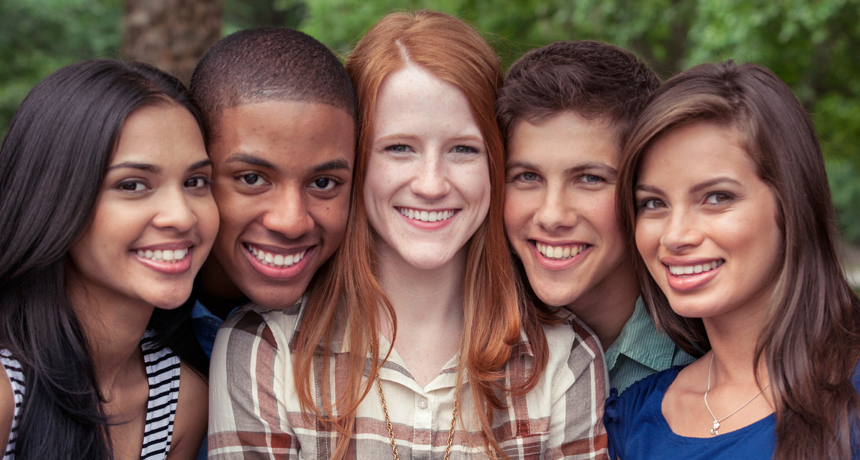
#> input picture faces.jpg, 860 x 460 px
$ python read09.py
#> lines starting #> are read from the running program, lines starting #| are printed output that depends on the picture; after the words box and inside, x2 and y2 are one past the last pixel; in counts of white or black regions, pixels touching at a corner belong together
import cv2 as cv

#Face Detection

faceCas = cv.CascadeClassifier('haarcascade_frontalface_default.xml')
img = cv.imread('faces.jpg')
#> img is the input picture: shape (460, 860, 3); mean B, G, R 82.2, 90.8, 116.5
imgGray = cv.cvtColor(img,cv.COLOR_BGR2GRAY)
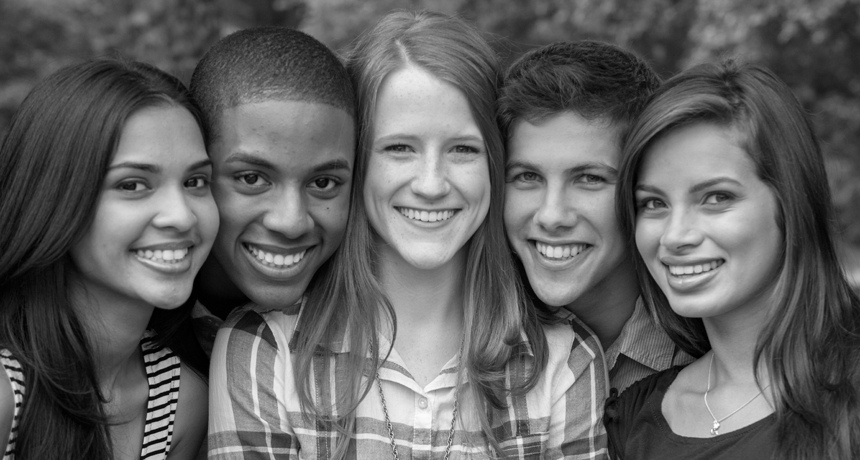
#> imgGray: shape (460, 860); min 0, max 255, mean 97.5

faces = faceCas.detectMultiScale(imgGray,1.1,4)
#> faces = [[480, 119, 158, 158], [610, 136, 166, 166], [349, 88, 161, 161], [78, 117, 172, 172], [193, 103, 200, 200]]

for (x,y,w,h) in faces:
    cv.rectangle(img,(x,y),(x+w,y+h),(0,255,0),2)
#> this loop made 5 passes
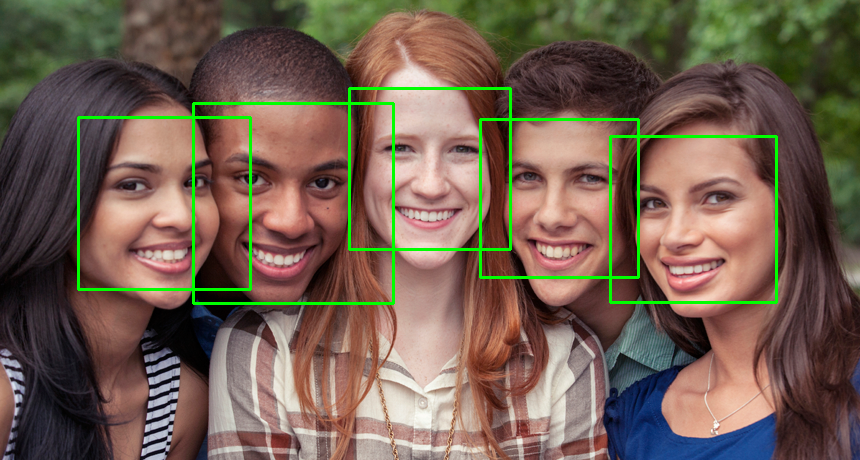
#> img: shape (460, 860, 3); 2.58% of pixels changed, all inside (x1, y1, x2, y2) = (77, 87, 778, 305)

cv.imshow('face',img)
cv.waitKey(0)

$ run again, with car.jpg copied over faces.jpg
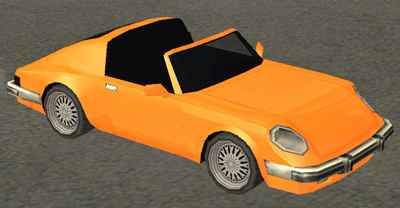
#> input picture car.jpg, 400 x 208 px
#> img is the input picture: shape (208, 400, 3); mean B, G, R 64.3, 103.5, 135.3
#> `imgGray = cv.cvtColor(img,cv.COLOR_BGR2GRAY)`:
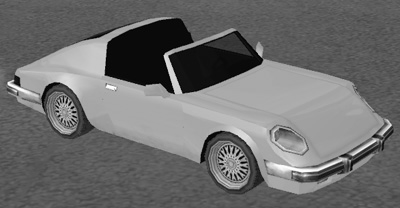
#> imgGray: shape (208, 400); min 0, max 255, mean 108.5
#> faces = ()

$ run again, with cat.jpg copied over faces.jpg
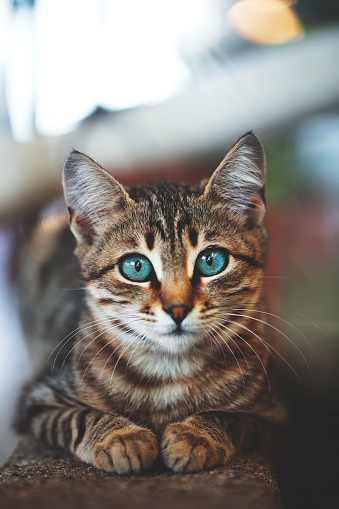
#> input picture cat.jpg, 339 x 509 px
#> img is the input picture: shape (509, 339, 3); mean B, G, R 123.8, 129.2, 134.8
#> `imgGray = cv.cvtColor(img,cv.COLOR_BGR2GRAY)`:
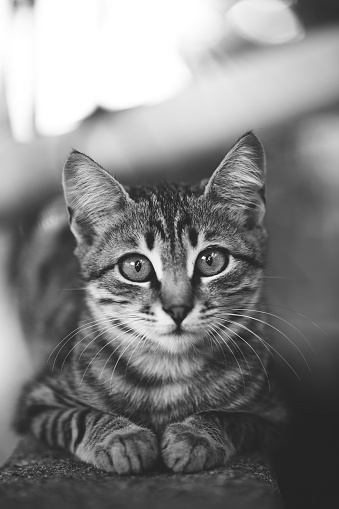
#> imgGray: shape (509, 339); min 16, max 255, mean 130.3
#> faces = ()
